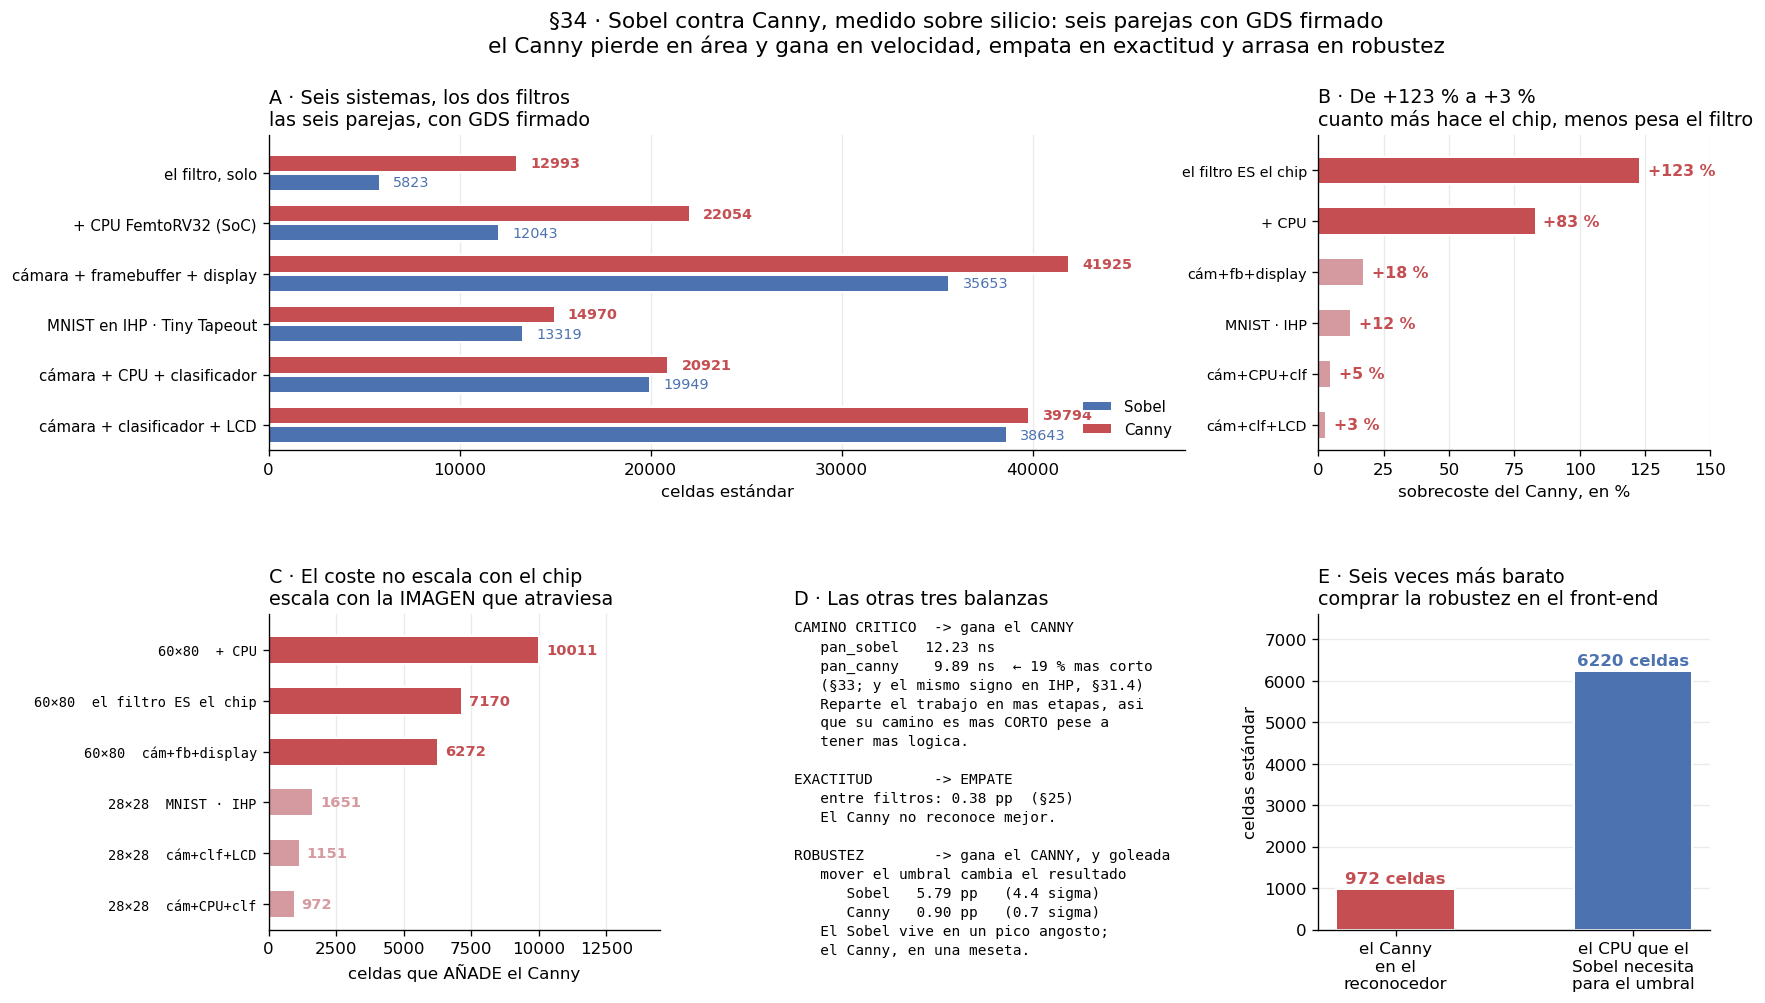

Recreate this plot in Python.
# fig_sobel_vs_canny.py — el balance entre los dos filtros, medido sobre silicio firmado.
#   Seis parejas Sobel/Canny con GDS limpio (DRC/LVS/XOR = 0).
#   Datos: recuento HOMOGENEO post-emplazamiento, contado sobre los netlists .nl.v
#   archivados (asic/recuento/contar_celdas.py, 21-sep-2026). NO mezclar con celdas
#   de sintesis: el emplazamiento agrega entre 16 % y 26 %, factor medio x1,21.
import numpy as np
import matplotlib.pyplot as plt

plt.rcParams["figure.dpi"] = 120
SOBEL, CANNY = "#4c72b0", "#c44e52"     # paleta validada: CVD dE 14.5, contraste > 3:1
FONDO = "white"

#            etiqueta                        celdas S  celdas C  mm2 S  mm2 C  post-layout
P = [("el filtro, solo",                       5823,   12993,  .167,  .360, True),
     ("+ CPU FemtoRV32 (SoC)",                12043,   22054,  .370,  .670, True),
     ("cámara + framebuffer + display",       35653,   41925, 1.750, 2.040, True),
     ("MNIST en IHP · Tiny Tapeout",          13319,   14970,  .541,  .541, True),
     ("cámara + CPU + clasificador",          19949,   20921,  .845,  .890, True),
     ("cámara + clasificador + LCD",          38643,   39794, 2.032, 2.092, True)]

fig = plt.figure(figsize=(15.5, 8.6))
gs = fig.add_gridspec(2, 3, hspace=.52, wspace=.34)

# --- A · las seis parejas, en celdas -------------------------------------
ax = fig.add_subplot(gs[0, :2])
y = np.arange(len(P))
ax.barh(y + .19, [p[1] for p in P], .34, color=SOBEL,
        edgecolor=FONDO, linewidth=1.2, label="Sobel")
ax.barh(y - .19, [p[2] for p in P], .34, color=CANNY,
        edgecolor=FONDO, linewidth=1.2, label="Canny")
for i, p in enumerate(P):
    ax.text(p[1] + 700, i + .19, "%d" % p[1], va="center", fontsize=8.6, color=SOBEL)
    ax.text(p[2] + 700, i - .19, "%d" % p[2], va="center", fontsize=8.6,
            color=CANNY, weight="bold")
ax.set_yticks(y); ax.set_yticklabels([p[0] for p in P], fontsize=9)
ax.set_ylim(len(P) - .5, -.75)
ax.set_xlim(0, 48000); ax.set_xlabel("celdas estándar")
ax.set_title("A · Seis sistemas, los dos filtros\n"
             "las seis parejas, con GDS firmado",
             fontsize=11.5, loc="left")
for s in ("top", "right"): ax.spines[s].set_visible(False)
ax.grid(axis="x", alpha=.25); ax.set_axisbelow(True)
ax.legend(fontsize=9, frameon=False, loc="lower right")

# --- B · el titular: el sobrecoste se derrumba ---------------------------
ax = fig.add_subplot(gs[0, 2])
sob = [100 * (p[2] - p[1]) / p[1] for p in P]
o = np.argsort(sob)[::-1]
yy = np.arange(len(P))
ax.barh(yy, [sob[i] for i in o], .55,
        color=[CANNY if sob[i] > 50 else "#d59aa0" for i in o],
        edgecolor=FONDO, linewidth=1.2)
for k, i in enumerate(o):
    ax.text(sob[i] + 3, k, "+%.0f %%" % sob[i], va="center", fontsize=9.5,
            weight="bold", color=CANNY)
# las etiquetas TIENEN que reordenarse con los valores: al ordenar por sobrecoste y
# dejarlas en el orden original, "el filtro ES el chip" salia con el +123 % del SoC.
# indexado por POSICION en P, no por numero de celdas: al actualizar las cifras
# post-layout, una clave por celdas deja de encajar y la figura revienta.
CORTO = ["el filtro ES el chip", "+ CPU", "cám+fb+display",
         "MNIST · IHP", "cám+CPU+clf", "cám+clf+LCD"]
ax.set_yticks(yy)
ax.set_yticklabels([CORTO[i] for i in o], fontsize=8.6)
ax.set_ylim(len(P) - .5, -.7)
ax.set_xlim(0, 150); ax.set_xlabel("sobrecoste del Canny, en %")
ax.set_title("B · De +123 % a +3 %\n"
             "cuanto más hace el chip, menos pesa el filtro",
             fontsize=11.5, loc="left")
for s in ("top", "right"): ax.spines[s].set_visible(False)
ax.grid(axis="x", alpha=.25); ax.set_axisbelow(True)

# --- C · y sin embargo el Δ absoluto NO es constante ---------------------
ax = fig.add_subplot(gs[1, 0])
# una caja con tres puntos no es un resumen, es un adorno: se dibujan los seis deltas
PROC = (0, 1, 2)                        # los que procesan la escena 60x80
orden = sorted(range(len(P)), key=lambda i: -(P[i][2] - P[i][1]))
dd  = [P[i][2] - P[i][1] for i in orden]
col = [CANNY if i in PROC else "#d59aa0" for i in orden]
et  = [("60×80  " if i in PROC else "28×28  ") + CORTO[i] for i in orden]
yb = np.arange(len(P))
ax.barh(yb, dd, .55, color=col, edgecolor=FONDO, linewidth=1.2)
for k, v in enumerate(dd):
    ax.text(v + 250, k, "%d" % v, va="center", fontsize=8.8, weight="bold", color=col[k])
ax.set_yticks(yb); ax.set_yticklabels(et, fontsize=8.2, family="monospace")
ax.set_ylim(len(P) - .5, -.7)
ax.set_xlim(0, 14500)
ax.set_xlabel("celdas que AÑADE el Canny")
ax.set_title("C · El coste no escala con el chip\n"
             "escala con la IMAGEN que atraviesa", fontsize=11.5, loc="left")
for s in ("top", "right"): ax.spines[s].set_visible(False)
ax.grid(axis="x", alpha=.25); ax.set_axisbelow(True)

# --- D · las otras tres dimensiones -------------------------------------
ax = fig.add_subplot(gs[1, 1])
ax.axis("off")
ax.set_title("D · Las otras tres balanzas", fontsize=11.5, loc="left")
ax.text(0, .98,
        "CAMINO CRITICO  -> gana el CANNY\n"
        "   pan_sobel   12.23 ns\n"
        "   pan_canny    9.89 ns  ← 19 % mas corto\n"
        "   (§33; y el mismo signo en IHP, §31.4)\n"
        "   Reparte el trabajo en mas etapas, asi\n"
        "   que su camino es mas CORTO pese a\n"
        "   tener mas logica.\n\n"
        "EXACTITUD       -> EMPATE\n"
        "   entre filtros: 0.38 pp  (§25)\n"
        "   El Canny no reconoce mejor.\n\n"
        "ROBUSTEZ        -> gana el CANNY, y goleada\n"
        "   mover el umbral cambia el resultado\n"
        "      Sobel   5.79 pp   (4.4 sigma)\n"
        "      Canny   0.90 pp   (0.7 sigma)\n"
        "   El Sobel vive en un pico angosto;\n"
        "   el Canny, en una meseta.",
        va="top", family="monospace", fontsize=8.7, linespacing=1.45)

# --- E · la razon 6:1 ----------------------------------------------------
ax = fig.add_subplot(gs[1, 2])
ax.bar(["el Canny\nen el\nreconocedor", "el CPU que el\nSobel necesita\npara el umbral"],
       [972, 6220], .5, color=[CANNY, SOBEL], edgecolor=FONDO, linewidth=1.2)
for i, v in enumerate([972, 6220]):
    ax.text(i, v + 150, "%d celdas" % v, ha="center", fontsize=10, weight="bold",
            color=[CANNY, SOBEL][i])
ax.set_ylim(0, 7600); ax.set_ylabel("celdas estándar")
ax.set_title("E · Seis veces más barato\n"
             "comprar la robustez en el front-end", fontsize=11.5, loc="left")
for s in ("top", "right"): ax.spines[s].set_visible(False)
ax.grid(axis="y", alpha=.25); ax.set_axisbelow(True)

fig.suptitle("§34 · Sobel contra Canny, medido sobre silicio: seis parejas con GDS firmado\n"
             "el Canny pierde en área y gana en velocidad, empata en exactitud y "
             "arrasa en robustez", fontsize=13, y=1.0)
plt.savefig("fig_sobel_vs_canny.png", dpi=120, bbox_inches="tight")
plt.show()

for e, s, c, *_ in P:
    print("%-32s Sobel %6d  Canny %6d  %+6d celdas  %+5.0f %%" % (e, s, c, c - s, 100*(c-s)/s))
